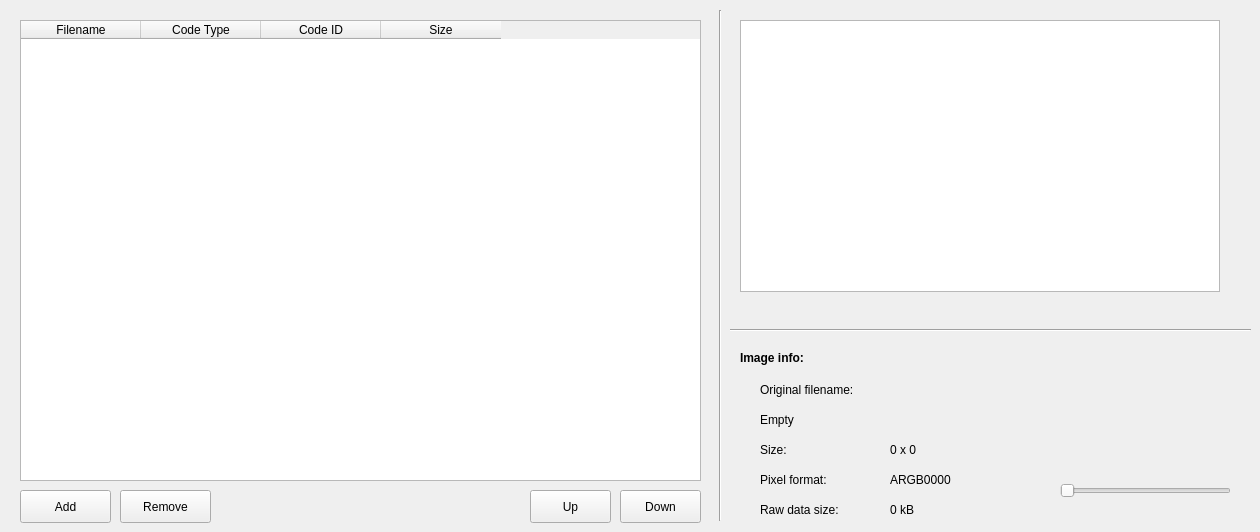
    <widget class="QWidget" name="Image">
     <attribute name="title">
      <string>Image</string>
     </attribute>
     <widget class="QGraphicsView" name="graphicsViewImage">
      <property name="geometry">
       <rect>
        <x>740</x>
        <y>20</y>
        <width>480</width>
        <height>272</height>
       </rect>
      </property>
      <property name="verticalScrollBarPolicy">
       <enum>Qt::ScrollBarAlwaysOff</enum>
      </property>
      <property name="horizontalScrollBarPolicy">
       <enum>Qt::ScrollBarAlwaysOff</enum>
      </property>
      <property name="backgroundBrush">
       <brush brushstyle="NoBrush">
        <color alpha="255">
         <red>0</red>
         <green>0</green>
         <blue>0</blue>
        </color>
       </brush>
      </property>
      <property name="sceneRect">
       <rectf>
        <x>0.000000000000000</x>
        <y>0.000000000000000</y>
        <width>480.000000000000000</width>
        <height>272.000000000000000</height>
       </rectf>
      </property>
     </widget>
     <widget class="QTableWidget" name="TableImage">
      <property name="geometry">
       <rect>
        <x>20</x>
        <y>20</y>
        <width>681</width>
        <height>461</height>
       </rect>
      </property>
      <property name="sizePolicy">
       <sizepolicy hsizetype="Expanding" vsizetype="Expanding">
        <horstretch>0</horstretch>
        <verstretch>0</verstretch>
       </sizepolicy>
      </property>
      <property name="baseSize">
       <size>
        <width>0</width>
        <height>0</height>
       </size>
      </property>
      <property name="styleSheet">
       <string notr="true"/>
      </property>
      <property name="lineWidth">
       <number>-1</number>
      </property>
      <property name="selectionMode">
       <enum>QAbstractItemView::SingleSelection</enum>
      </property>
      <property name="selectionBehavior">
       <enum>QAbstractItemView::SelectRows</enum>
      </property>
      <property name="sortingEnabled">
       <bool>false</bool>
      </property>
      <property name="columnCount">
       <number>4</number>
      </property>
      <attribute name="horizontalHeaderCascadingSectionResizes">
       <bool>false</bool>
      </attribute>
      <attribute name="horizontalHeaderMinimumSectionSize">
       <number>40</number>
      </attribute>
      <attribute name="horizontalHeaderDefaultSectionSize">
       <number>120</number>
      </attribute>
      <attribute name="horizontalHeaderStretchLastSection">
       <bool>false</bool>
      </attribute>
      <attribute name="verticalHeaderVisible">
       <bool>false</bool>
      </attribute>
      <attribute name="verticalHeaderHighlightSections">
       <bool>true</bool>
      </attribute>
      <column>
       <property name="text">
        <string>Filename</string>
       </property>
      </column>
      <column>
       <property name="text">
        <string>Code Type</string>
       </property>
      </column>
      <column>
       <property name="text">
        <string>Code ID</string>
       </property>
      </column>
      <column>
       <property name="text">
        <string>Size</string>
       </property>
      </column>
     </widget>
     <widget class="Line" name="line_V_Image">
      <property name="geometry">
       <rect>
        <x>710</x>
        <y>10</y>
        <width>20</width>
        <height>511</height>
       </rect>
      </property>
      <property name="orientation">
       <enum>Qt::Vertical</enum>
      </property>
     </widget>
     <widget class="QLabel" name="LabelStaticFilenameImage">
      <property name="geometry">
       <rect>
        <x>760</x>
        <y>380</y>
        <width>121</width>
        <height>20</height>
       </rect>
      </property>
      <property name="text">
       <string>Original filename:</string>
      </property>
     </widget>
     <widget class="QLabel" name="LabelStaticImageInfo">
      <property name="geometry">
       <rect>
        <x>740</x>
        <y>350</y>
        <width>91</width>
        <height>16</height>
       </rect>
      </property>
      <property name="font">
       <font>
        <weight>75</weight>
        <italic>false</italic>
        <bold>true</bold>
       </font>
      </property>
      <property name="text">
       <string>Image info:</string>
      </property>
     </widget>
     <widget class="QLabel" name="LabelFilenameImage">
      <property name="geometry">
       <rect>
        <x>760</x>
        <y>410</y>
        <width>491</width>
        <height>20</height>
       </rect>
      </property>
      <property name="text">
       <string>Empty</string>
      </property>
     </widget>
     <widget class="QLabel" name="LabelStaticSizeImage">
      <property name="geometry">
       <rect>
        <x>760</x>
        <y>440</y>
        <width>121</width>
        <height>20</height>
       </rect>
      </property>
      <property name="text">
       <string>Size:</string>
      </property>
     </widget>
     <widget class="QLabel" name="LabelSizeImage">
      <property name="geometry">
       <rect>
        <x>890</x>
        <y>440</y>
        <width>161</width>
        <height>20</height>
       </rect>
      </property>
      <property name="text">
       <string>0 x 0</string>
      </property>
     </widget>
     <widget class="QPushButton" name="ButtonAddImage">
      <property name="geometry">
       <rect>
        <x>20</x>
        <y>490</y>
        <width>91</width>
        <height>33</height>
       </rect>
      </property>
      <property name="styleSheet">
       <string notr="true"/>
      </property>
      <property name="text">
       <string>Add</string>
      </property>
      <property name="icon">
       <iconset>
        <normaloff>:/Images/plus20.png</normaloff>:/Images/plus20.png</iconset>
      </property>
      <property name="iconSize">
       <size>
        <width>20</width>
        <height>20</height>
       </size>
      </property>
     </widget>
     <widget class="QPushButton" name="ButtonRemoveImage">
      <property name="geometry">
       <rect>
        <x>120</x>
        <y>490</y>
        <width>91</width>
        <height>33</height>
       </rect>
      </property>
      <property name="styleSheet">
       <string notr="true"/>
      </property>
      <property name="text">
       <string>Remove</string>
      </property>
      <property name="icon">
       <iconset>
        <normaloff>:/Images/remove20.png</normaloff>:/Images/remove20.png</iconset>
      </property>
      <property name="iconSize">
       <size>
        <width>20</width>
        <height>20</height>
       </size>
      </property>
     </widget>
     <widget class="QPushButton" name="ButtonUpImage">
      <property name="geometry">
       <rect>
        <x>530</x>
        <y>490</y>
        <width>81</width>
        <height>33</height>
       </rect>
      </property>
      <property name="styleSheet">
       <string notr="true"/>
      </property>
      <property name="text">
       <string>Up</string>
      </property>
      <property name="icon">
       <iconset>
        <normaloff>:/Images/Up_Arrow20.png</normaloff>:/Images/Up_Arrow20.png</iconset>
      </property>
      <property name="iconSize">
       <size>
        <width>20</width>
        <height>20</height>
       </size>
      </property>
     </widget>
     <widget class="QPushButton" name="ButtonDownImage">
      <property name="geometry">
       <rect>
        <x>620</x>
        <y>490</y>
        <width>81</width>
        <height>33</height>
       </rect>
      </property>
      <property name="styleSheet">
       <string notr="true"/>
      </property>
      <property name="text">
       <string>Down</string>
      </property>
      <property name="icon">
       <iconset>
        <normaloff>:/Images/Down_Arrow20.png</normaloff>:/Images/Down_Arrow20.png</iconset>
      </property>
      <property name="iconSize">
       <size>
        <width>20</width>
        <height>20</height>
       </size>
      </property>
     </widget>
     <widget class="QLabel" name="LabelStaticPixelFormatImage">
      <property name="geometry">
       <rect>
        <x>760</x>
        <y>470</y>
        <width>121</width>
        <height>20</height>
       </rect>
      </property>
      <property name="text">
       <string>Pixel format:</string>
      </property>
     </widget>
     <widget class="QLabel" name="LabelRawDataSizeImage">
      <property name="geometry">
       <rect>
        <x>890</x>
        <y>500</y>
        <width>121</width>
        <height>20</height>
       </rect>
      </property>
      <property name="text">
       <string>0 kB</string>
      </property>
     </widget>
     <widget class="QLabel" name="LabelPixelFormatImage">
      <property name="geometry">
       <rect>
        <x>890</x>
        <y>470</y>
        <width>121</width>
        <height>20</height>
       </rect>
      </property>
      <property name="text">
       <string>ARGB0000</string>
      </property>
     </widget>
     <widget class="QLabel" name="LabelStaticRawDataSizeImage">
      <property name="geometry">
       <rect>
        <x>760</x>
        <y>500</y>
        <width>121</width>
        <height>20</height>
       </rect>
      </property>
      <property name="text">
       <string>Raw data size:</string>
      </property>
     </widget>
     <widget class="Line" name="line_H_Image">
      <property name="geometry">
       <rect>
        <x>730</x>
        <y>320</y>
        <width>521</width>
        <height>20</height>
       </rect>
      </property>
      <property name="orientation">
       <enum>Qt::Horizontal</enum>
      </property>
     </widget>
     <widget class="QSlider" name="ImageCheckerBoardSlider">
      <property name="geometry">
       <rect>
        <x>1060</x>
        <y>480</y>
        <width>171</width>
        <height>22</height>
       </rect>
      </property>
      <property name="maximum">
       <number>255</number>
      </property>
      <property name="orientation">
       <enum>Qt::Horizontal</enum>
      </property>
     </widget>
    </widget>
